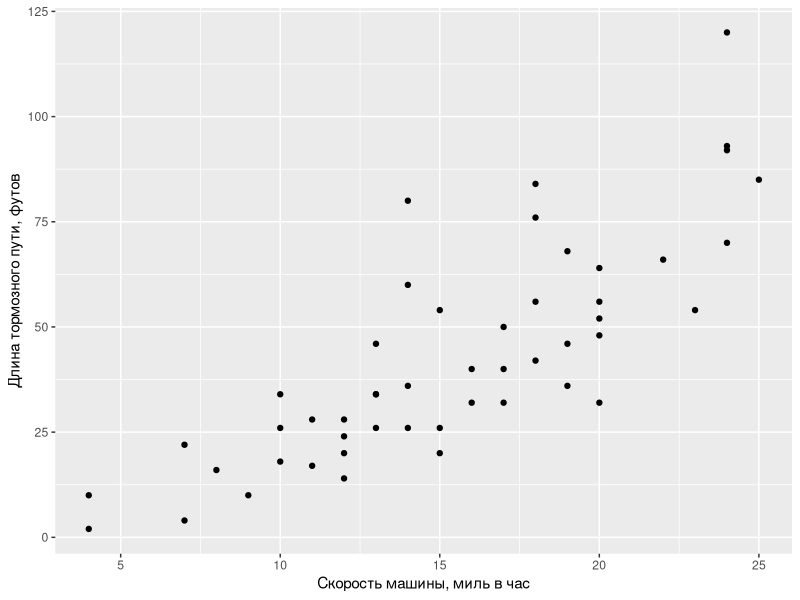
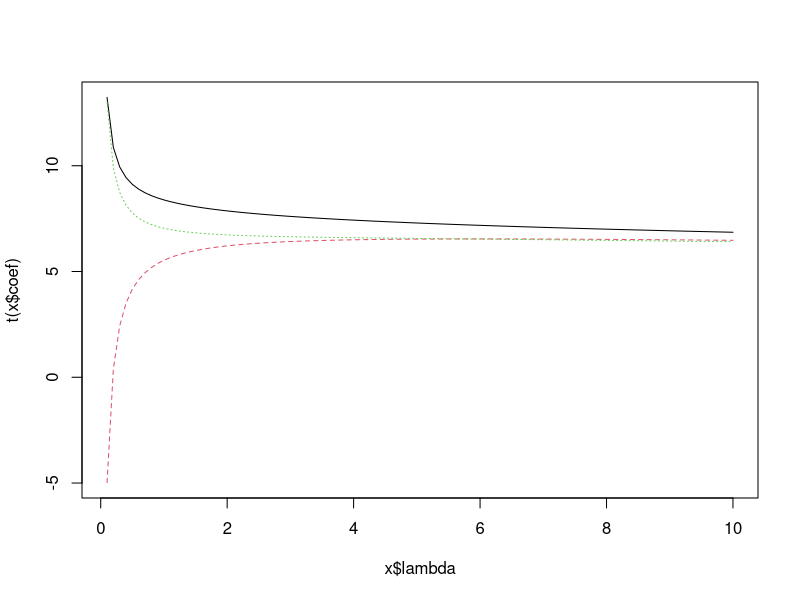
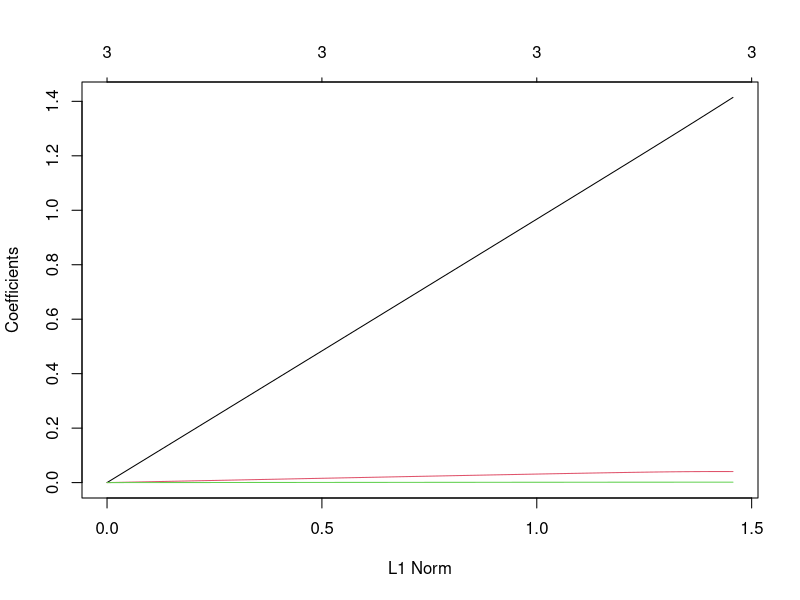
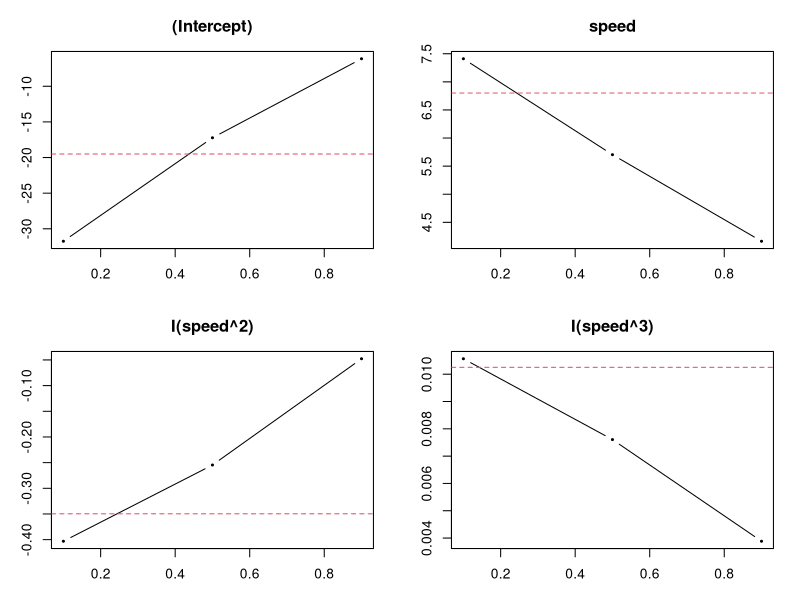

Source code (R) for these figures, in order:
## ---- chunk 1
library("knitr")
# opts_chunk$set(cache=TRUE)

library("ggplot2") # графики
library("glmnet") # LASSO
library("car") # compute vif()
library("MASS") # ridge regression
library("quantreg") # quantile regression
# install.packages("glmnet") # может быть нужно установить пакеты...
## ---- chunk 2
h <- cars
ggplot(data = cars, aes(x = speed, y = dist)) + geom_point() +
    xlab("Скорость машины, миль в час") +
    ylab("Длина тормозного пути, футов") 
## ---- chunk 3
m.poly3 <- lm(dist~speed+I(speed^2)+I(speed^3),data=h)
## ---- chunk 4
summary(m.poly3)
## ---- chunk 5
X <- model.matrix(~0+speed+I(speed^2)+I(speed^3),data=h)
cor(X)
## ---- chunk 6
X <- model.matrix(~speed+I(speed^2)+I(speed^3),data=h)
XX <- t(X) %*% X
eigen <- eigen(XX)
eigen$values
CI <- sqrt(max(eigen$values)/min(eigen$values))
CI
## ---- chunk 7
vif(m.poly3)
## ---- chunk 8
m.vif1 <- lm(speed~I(speed^2)+I(speed^3),data=h)
r2.1 <- summary(m.vif1)$r.squared
vif1 <- 1/(1-r2.1)
vif1
## ---- chunk 9
vcov(m.poly3)
## ---- chunk 10
new <- data.frame(speed=10)
predict(m.poly3,newdata=new,interval='confidence')
## ---- chunk 11
h$spc <- h$speed - mean(h$speed)
m.poly3c <- lm(dist~spc+I(spc^2)+I(spc^3),data=h)
summary(m.poly3c)
## ---- chunk 12
vcov(m.poly3c)
## ---- chunk 13
new$spc <- 10 - mean(h$speed)
predict(m.poly3c,newdata=new,interval='confidence')
## ---- chunk 14
m.line <- lm(dist~speed,data=h)
summary(m.line)
## ---- chunk 15
lambdas <- seq(0.1,10,by=0.1) # для этих лямбд будем делать RR
m.rr <- lm.ridge(dist~speed+I(speed^2)+I(speed^3),lambda=lambdas,data=h)
## ---- chunk 16
head(coef(m.rr))
plot(m.rr)
## ---- chunk 17
m.rr$kHKB # оценка Hoerl, Kennard and Baldwin
m.rr$kLW # оценка Lawless and Wang 
## ---- chunk 18
X <- model.matrix(~0+speed+I(speed^2)+I(speed^3),data=cars)
y <- h$dist
fit <- glmnet(X,y,alpha=0)
plot(fit)
## ---- chunk 19
head(fit$lambda) # вектор лямбд
head(fit$a0) # вектор оценок свободных коэффициентов
## ---- chunk 20
fit$beta[,1:5] # покажем только первые 5
## ---- chunk 21
cv.fit <- cv.glmnet(X,y)
cv.fit$lambda.min
## ---- chunk 22
m.poly3q <- rq(dist~speed+I(speed^2)+I(speed^3),data=h,tau=c(0.1,0.5,0.9))
plot(m.poly3q)
## ---- chunk 23
summary(m.poly3q,se='boot')
## ---- chunk 24
# стащить из коэнкэра клёвый график :)
